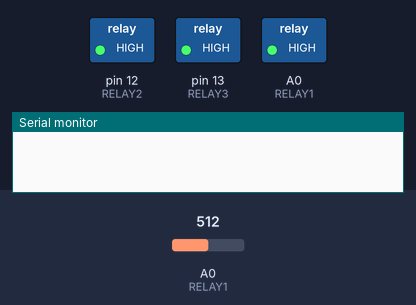
The sketch below on a simulated Arduino Uno, built with avr-gcc and run on an emulated ATmega328P. Parts: switched loads named in the sketch (green lamp = pin HIGH), the last lines printed to the serial monitor. The inputs (shaded band) are chosen by the test bench; at power-on: A0 (RELAY1) = 512.

Above: at 1.0 s.
At 17.5 s:
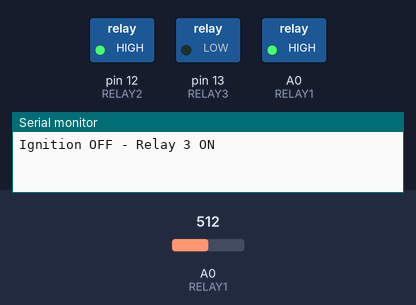
Timing chart, 0 to 42.9 s (numbered marks = the images above):
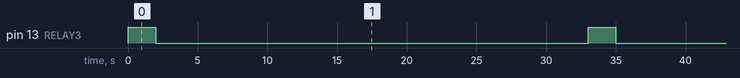

Measured:
- by itself, pin 13 (RELAY3): alternates HIGH for 2.0 s and LOW for 31.0 s

The sketch:

test.ino
```cpp
#define RELAY1 14  // Define the pins for the relays
#define RELAY2 12
#define RELAY3 13
#define IGNITION_SENSOR A0  // Define the analog input pin for the ignition sensor
#define IGNITION_THRESHOLD 900  // Adjust this value based on your voltage divider configuration
#define WAIT_TIME 30000  // 1 minute in milliseconds

bool relay2Activated = false;  // Flag to control Relay 2 activation
bool relay3Activated = false;  // Flag to control Relay 3 activation

void setup() {
  pinMode(RELAY1, OUTPUT);  // Set relay pins as output
  pinMode(RELAY2, OUTPUT);
  pinMode(RELAY3, OUTPUT);
 // set Initial status of relays
  digitalWrite(RELAY1, HIGH);
  digitalWrite(RELAY2, HIGH);
  digitalWrite(RELAY3, LOW);


  Serial.begin(9600);  // Start serial communication
}

void loop() {

  int ignitionValue = analogRead(IGNITION_SENSOR);

  if (ignitionValue > IGNITION_THRESHOLD) {
    // Car ignition is ON
    digitalWrite(RELAY1, LOW);

    if (!relay2Activated) {
      digitalWrite(RELAY2, LOW);
      delay(5000);  // Relay 2 is on for 5 seconds
      digitalWrite(RELAY2, HIGH);
      relay2Activated = true;
    }

    Serial.println("Ignition ON - Relay 1 and Relay 2 ON");
  } else {
    // Car ignition is OFF
    digitalWrite(RELAY3, HIGH);

    delay(2000);  // Relay 3 is on for 2 seconds
    digitalWrite(RELAY3, LOW);

    Serial.println("Ignition OFF - Relay 3 ON");

    delay(WAIT_TIME);

    if (digitalRead(RELAY1) == LOW) {
      digitalWrite(RELAY1, HIGH);
      relay2Activated = false;
      Serial.println("Relay 1 still ON after waiting - Relay 1 OFF");
    }
  }
  delay(1000);
}
```
